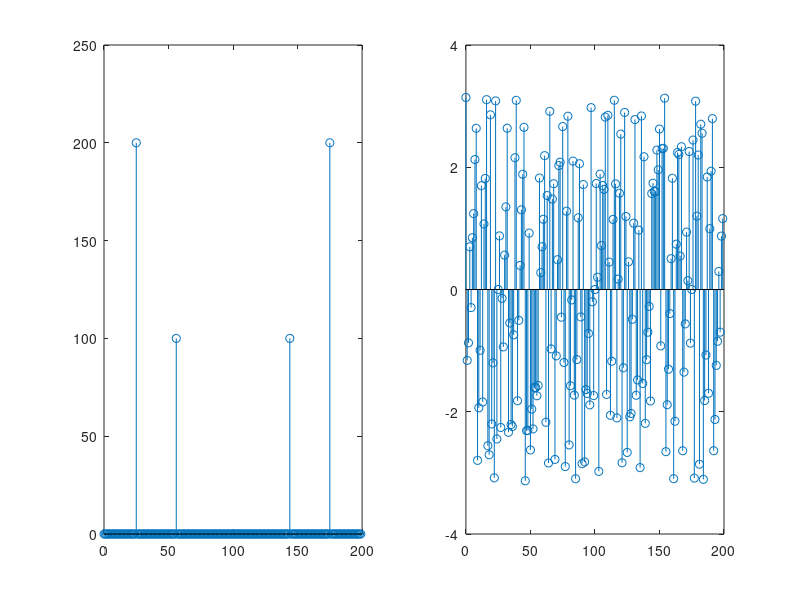

Source code (MATLAB):
clc;
clear;
N=100*2;
n=0:1:N-1;
xn=sin(0.56*pi.*n)+2*cos(0.25*pi.*n);
XK=fft(xn,N);
magXK=abs(XK);
phaXK=angle(XK);
subplot(1,2,1)
stem(n,magXK);
subplot(1,2,2)
stem(n,phaXK);